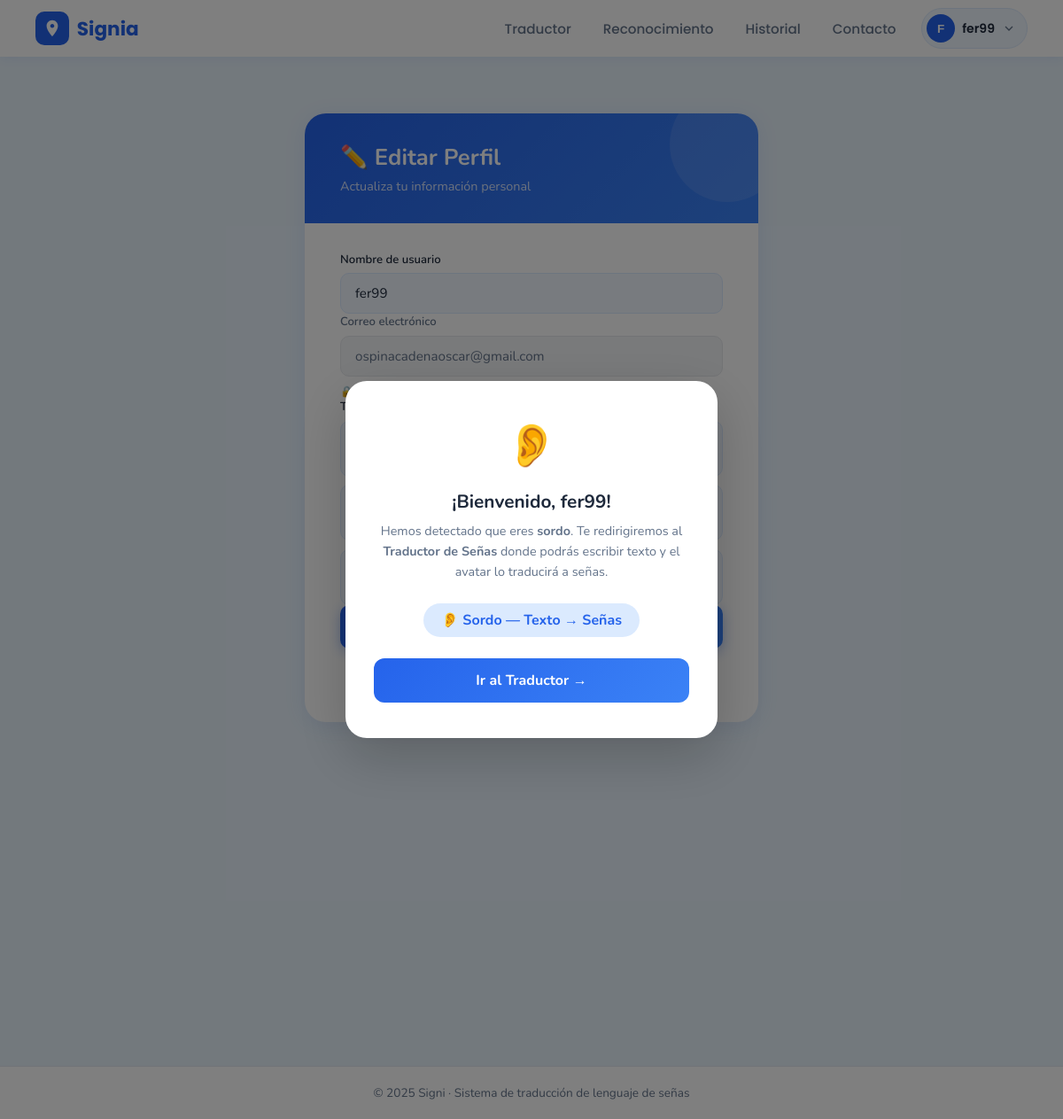
The page /perfil/editar/ (signed in) on the database its author committed.
### usuarios/models.py (models this page shows, shortened)
class Usuario(AbstractUser):
    DISCAPACIDAD_CHOICES = [
        ('ninguna', 'Ninguna'),
        ('sordo',   'Sordo'),
        ('mudo',    'Mudo'),
    ]
    discapacidad = models.CharField(
        max_length=10,
        choices=DISCAPACIDAD_CHOICES,
        default='ninguna'
    )

### usuarios/views.py (the view)
# urls.py: path('perfil/editar/',  views.editar_perfil,    name='editar_perfil'),
@login_required
def editar_perfil(request):
    if request.method == 'POST':
        form = EditarPerfilForm(request.POST, instance=request.user)
        if form.is_valid():
            form.save()
            messages.success(request, 'Perfil actualizado correctamente.')
            return redirect('perfil')
    else:
        form = EditarPerfilForm(instance=request.user)
    return render(request, 'usuarios/editar_perfil.html', {
        'form': form,
        'usuario': request.user
    })

### usuarios/forms.py
class EditarPerfilForm(forms.ModelForm):
    DISCAPACIDAD_CHOICES = [
        ('ninguna', 'No tengo discapacidad'),
        ('sordo',   'Soy sordo'),
        ('mudo',    'Soy mudo'),
    ]
    discapacidad = forms.ChoiceField(
        choices=DISCAPACIDAD_CHOICES,
        label='Tipo de acceso',
        widget=forms.RadioSelect
    )
    class Meta:
        model  = Usuario
        fields = ['username', 'discapacidad']

### usuarios/context_processors.py (called while the page is built)
def disability_modal(request):
    show_modal = False
    if request.user.is_authenticated:
        show_modal = request.session.pop('show_disability_modal', False)
    return {'show_disability_modal': show_modal}

### templates/usuarios/editar_perfil.html (shortened to what this page needs)
{% extends 'base.html' %}
{% load static %}
{% block content %}
<div class="page">
  <div class="card">
    <div class="card-header">
      <h1>✏️ Editar Perfil</h1>
      <p>Actualiza tu información personal</p>
    </div>
    <div class="card-body">
      <form method="post">
        <div class="field">
          <label for="id_username">Nombre de usuario</label>
          <input type="text" id="id_username" name="username"
                 value="{{ form.username.value|default:usuario.username }}" required>
        </div>
        <div class="field field-readonly">
          <label>Correo electrónico</label>
          <input type="email" value="{{ usuario.email|default:'No registrado' }}" readonly>
          <span class="readonly-note">🔒 El correo no se puede modificar</span>
        </div>
        <div class="field">
          <label>Tipo de acceso</label>
          <div class="discapacidad-opciones">
            <label class="disc-opcion">
              <span class="disc-icon">🙂</span>
              <span class="disc-opcion-texto">
                <strong>No tengo discapacidad</strong>
                <span>Acceso general a Signia</span>
              </span>
            </label>
            <label class="disc-opcion">
              <span class="disc-icon">👂</span>
              <span class="disc-opcion-texto">
                <strong>Soy sordo</strong>
                <span>Texto → el avatar lo traduce a señas</span>
              </span>
            </label>
            <label class="disc-opcion">
              <span class="disc-icon">🤟</span>
              <span class="disc-opcion-texto">
                <strong>Soy mudo</strong>
                <span>Hago señas a la cámara → se traduce a texto</span>
              </span>
            </label>
          </div>
        </div>
        <button type="submit" class="btn-guardar">Guardar cambios</button>
      </form>
      <a href="{% url 'perfil' %}" class="btn-cancelar">← Volver al perfil</a>
    </div>
  </div>
</div>
{% endblock %}

### templates/base.html (shortened to what this page needs)
{% load static %}
{% load socialaccount %}
<!DOCTYPE html>
<html lang="es">
<head>
    <link rel="stylesheet" href="{% static 'css/style.css' %}">
</head>
<body>
<nav class="main-nav">
    <a class="nav-logo" href="{% url 'index' %}">
        <div class="logo-icon">
            <svg viewBox="0 0 24 24" xmlns="http://www.w3.org/2000/svg">
                <path d="M12 2C8.13 2 5 5.13 5 9c0 5.25 7 13 7 13s7-7.75 7-13c0-3.87-3.13-7-7-7zm0 9.5c-1.38 0-2.5-1.12-2.5-2.5S10.62 6.5 12 6.5s2.5 1.12 2.5 2.5S13.38 11.5 12 11.5z"/>
            </svg>
        </div>
        <span class="logo-text">Signia</span>
    </a>
    <ul class="nav-links">
        {% if user.is_authenticated %}
            <li><a href="{% url 'traduccion' %}">Traductor</a></li>
            <li><a href="{% url 'reconocimiento' %}">Reconocimiento</a></li>
            <li><a href="{% url 'historial' %}">Historial</a></li>
            <li><a href="{% url 'contacto' %}">Contacto</a></li>
        {% else %}
            <li><a href="{% url 'index' %}">Inicio</a></li>
            <li><a href="{% url 'home' %}">Login</a></li>
            <li><a href="{% url 'traduccion' %}">Traductor</a></li>
            <li><a href="{% url 'reconocimiento' %}">Reconocimiento</a></li>
            <li><a href="{% url 'contacto' %}">Contacto</a></li>
        {% endif %}
    </ul>
    {% if user.is_authenticated %}
    <div class="user-menu" id="userMenu">
        <button class="user-menu-btn" onclick="toggleMenu()">
            <div class="user-avatar">
                {% get_social_accounts user as social_accounts %}
                {% if social_accounts.google %}
                    <img src="{{ social_accounts.google.0.get_avatar_url }}" alt="avatar">
                {% else %}
                    {{ user.username|first|upper }}
                {% endif %}
            </div>
            <span class="user-name">{{ user.username }}</span>
            <svg class="user-chevron" viewBox="0 0 24 24" fill="none" stroke="currentColor" stroke-width="2">
                <path d="M6 9l6 6 6-6"/>
            </svg>
        </button>
    </div>
    {% endif %}
</nav>
{% if user.is_authenticated and show_disability_modal %}
<div class="modal-overlay" id="discModal">
    <div class="modal-box">
        {% if user.discapacidad == 'sordo' %}
            <div class="modal-icon">👂</div>
            <h2>¡Bienvenido, {{ user.username }}!</h2>
            <p>Hemos detectado que eres <strong>sordo</strong>. Te redirigiremos al <strong>Traductor de Señas</strong> donde podrás escribir texto y el avatar lo traducirá a señas.</p>
            <div class="modal-disc-badge modal-disc-sordo">👂 Sordo — Texto → Señas</div>
            <a href="{% url 'traduccion' %}" class="modal-btn" onclick="closeModal()">Ir al Traductor →</a>
        {% endif %}
    </div>
</div>
{% endif %}
{% block content %}{% endblock %}
<footer class="main-footer">
    © 2025 Signi · Sistema de traducción de lenguaje de señas
</footer>
</body>
</html>

### static/css/style.css (style rules this page uses)
:root { --blue: #2563eb; --blue-mid: #3b82f6; --blue-pale: #dbeafe; --blue-bg: #eff6ff; --white: #ffffff; --bg: #f0f6ff; --text-dark: #1e3a5f; --text-mid: #4b6a9b; --border: #c8daf5; }
*, *::before, *::after { box-sizing: border-box; margin: 0; padding: 0; }
body { font-family: 'Nunito', 'DM Sans', sans-serif; background: var(--bg); color: var(--text-dark); min-height: 100vh; }
a { text-decoration: none; }
ul { list-style: none; }

### templates/usuarios/editar_perfil.html (style rules this page uses)
:root { --blue-primary: #2563EB; --blue-light: #DBEAFE; --blue-mid: #3B82F6; --bg: #E8F3FC; --white: #FFFFFF; --text-dark: #1E293B; --text-muted: #64748B; --shadow: 0 4px 24px rgba(37,99,235,0.10); }
body { background: var(--bg); }
.page { max-width: 560px; margin: 0 auto; padding: 4rem 1.5rem; }
.card { background: var(--white); border-radius: 24px; box-shadow: var(--shadow); overflow: hidden; }
.card-header { background: linear-gradient(135deg, var(--blue-primary), var(--blue-mid)); padding: 2rem 2.5rem; position: relative; overflow: hidden; }
.card-header::before { content: ''; position: absolute; right: -30px; top: -30px; width: 130px; height: 130px; border-radius: 50%; background: rgba(255,255,255,0.1); }
.card-header h1 { font-size: 1.6rem; font-weight: 700; color: white; position: relative; }
.card-header p { color: rgba(255,255,255,0.82); font-size: 0.9rem; margin-top: 0.3rem; position: relative; }
.card-body { padding: 2rem 2.5rem; display: flex; flex-direction: column; gap: 1.25rem; }
.field { display: flex; flex-direction: column; gap: 0.4rem; }
.field label { font-size: 0.82rem; font-weight: 600; color: var(--text-dark); }
.field input { background: #F0F7FF; border: 1.5px solid var(--blue-light); border-radius: 10px; padding: 0.75rem 1rem; font-family: inherit; font-size: 0.95rem; color: var(--text-dark); outline: none; transition: border-color 0.2s, box-shadow 0.2s; width: 100%; }
.field input[readonly] { background: #f3f4f6; color: var(--text-muted); cursor: not-allowed; border-color: #e5e7eb; }
.field-readonly label { color: var(--text-muted); }
.field-readonly .readonly-note { font-size: 0.75rem; color: var(--text-muted); margin-top: 0.2rem; }
.discapacidad-opciones { display: flex; flex-direction: column; gap: 0.6rem; }
.disc-opcion { display: flex; align-items: center; gap: 0.75rem; padding: 0.75rem 1rem; background: #F0F7FF; border: 1.5px solid var(--blue-light); border-radius: 10px; cursor: pointer; transition: border-color 0.2s; }
.disc-opcion-texto strong { display: block; font-size: 0.88rem; color: var(--text-dark); font-weight: 600; }
.disc-opcion-texto span { font-size: 0.78rem; color: var(--text-muted); }
.disc-icon { font-size: 1.2rem; }
.btn-guardar { background: linear-gradient(135deg, var(--blue-primary), var(--blue-mid)); color: white; border: none; border-radius: 10px; padding: 0.85rem; font-family: inherit; font-size: 1rem; font-weight: 700; cursor: pointer; box-shadow: 0 4px 14px rgba(37,99,235,0.35); transition: transform 0.15s, box-shadow 0.15s; width: 100%; }
.btn-cancelar { display: block; text-align: center; margin-top: 0.75rem; font-size: 0.88rem; color: var(--text-muted); text-decoration: none; }

### rows shown on the page
Usuario: username|first "F", username "fer99", email "ospinacadenaoscar@gmail.com"
